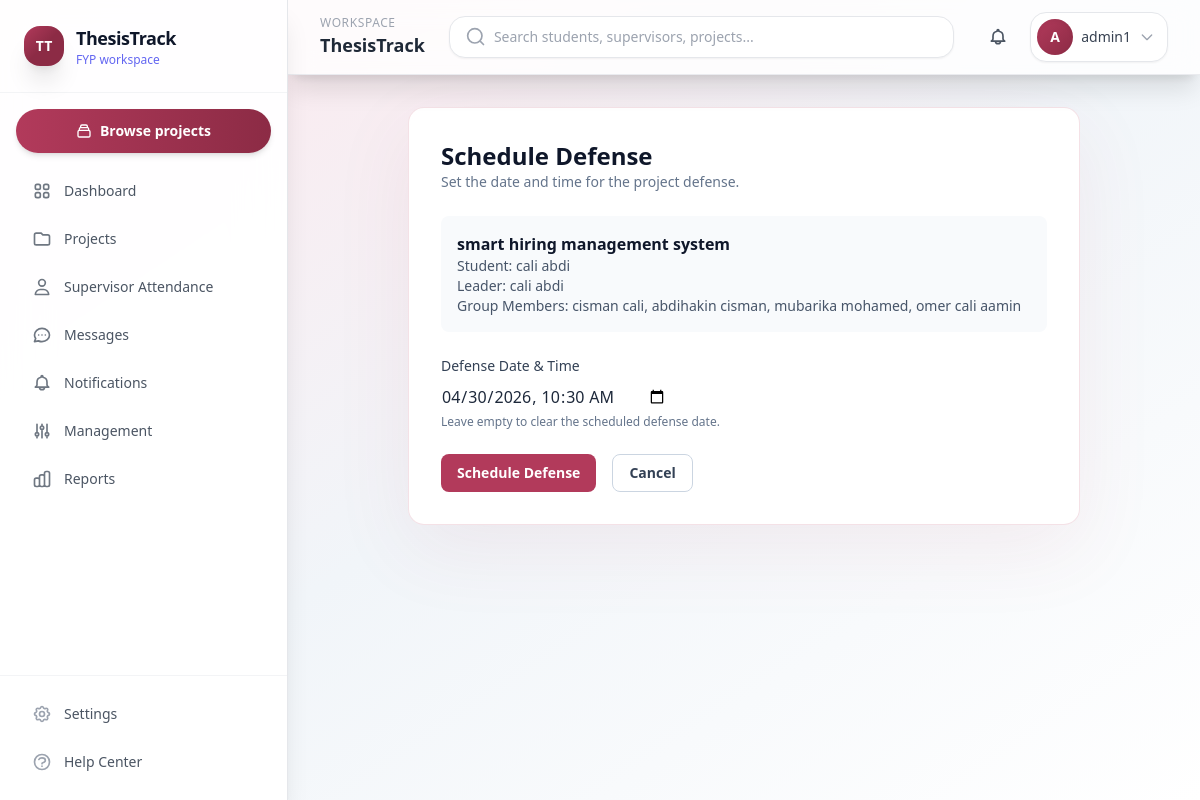
The app's page /projects/admin/project/3/schedule-defense/ (signed in) with its own data.
### users/models.py (models this page shows, shortened)
class User(AbstractUser):
    class Role(models.TextChoices):
        ADMIN = "ADMIN", "Admin"
        SUPERVISOR = "SUPERVISOR", "Supervisor"
        STUDENT = "STUDENT", "Student"
    role = models.CharField(
        max_length=20,
        choices=Role.choices,
        default=Role.STUDENT,
    )

### projects/models.py (models this page shows, shortened)
class Project(models.Model):
    class Status(models.TextChoices):
        PENDING = "PENDING", "Pending"
        APPROVED = "APPROVED", "Approved"
        REJECTED = "REJECTED", "Rejected"
    student = models.OneToOneField(
        settings.AUTH_USER_MODEL,
        on_delete=models.CASCADE,
        related_name="project",
        limit_choices_to={"role": "STUDENT"},
    )
    project_title = models.CharField(max_length=255, blank=True, default="", help_text="Title of the final year project")
    description = models.TextField(blank=True, default="", help_text="Detailed description of the project")
    leader = models.ForeignKey(
        settings.AUTH_USER_MODEL,
        on_delete=models.CASCADE,
        related_name="led_projects",
        limit_choices_to={"role": "STUDENT"},
        help_text="Project leader (can be different from the submitting student)"
    )
    status = models.CharField(
        max_length=20,
        choices=Status.choices,
        default=Status.PENDING,
    )
    defense_date = models.DateTimeField(null=True, blank=True, help_text="Scheduled date and time for project defense")
    created_at = models.DateTimeField(auto_now_add=True)
    updated_at = models.DateTimeField(auto_now=True)

class GroupMember(models.Model):
    project = models.ForeignKey(Project, on_delete=models.CASCADE, related_name="group_members")
    name = models.CharField(max_length=255, help_text="Full name of the group member")
    email = models.EmailField(blank=True, help_text="Email address of the group member (optional)")
    class Meta:
        unique_together = ['project', 'name']

### projects/views.py (the view, shortened to what this page needs)
# urls.py: path("admin/project/<int:pk>/schedule-defense/", DefenseScheduleView.as_view(), name="schedule-defense"),
class DefenseScheduleView(AdminRequiredMixin, FormView):
    form_class = DefenseScheduleForm
    template_name = "projects/defense_form.html"
    success_url = reverse_lazy("projects:project-list")
    def dispatch(self, request, *args, **kwargs):
        self.project = get_object_or_404(Project, pk=kwargs['pk'])
        return super().dispatch(request, *args, **kwargs)
    def get_form(self, form_class=None):
        form = super().get_form(form_class)
        form.initial['defense_date'] = self.project.defense_date
        return form
    def get_context_data(self, **kwargs):
        context = super().get_context_data(**kwargs)
        context['project'] = self.project
        return context

### projects/forms.py
class DefenseScheduleForm(forms.Form):
    defense_date = forms.DateTimeField(
        required=False,
        widget=forms.DateTimeInput(attrs={
            'type': 'datetime-local',
            'class': 'form-input'
        }),
    )

### users/context_processors.py (called while the page is built)
def unread_notification_count(request):
    user = getattr(request, "user", None)
    if not user or not user.is_authenticated:
        return {"unread_notification_count": 0}
    from projects.models import Notification
    return {
        "unread_notification_count": Notification.objects.filter(user=user, is_read=False).count()
        if user.role in {User.Role.ADMIN, User.Role.SUPERVISOR, User.Role.STUDENT}
        else 0
    }

def unread_notification_preview(request):
    user = getattr(request, "user", None)
    if not user or not user.is_authenticated:
        return {"unread_notifications_nav": []}
    unread_qs = Notification.objects.filter(user=user, is_read=False).order_by("-created_at")[:5]
    return {"unread_notifications_nav": unread_qs}

### users/mixins.py (called while the page is built)
    def test_func(self):
        return self.request.user.role in self.allowed_roles or self.request.user.is_superuser

### templates/projects/defense_form.html (shortened to what this page needs)
{% extends "base.html" %}
{% block content %}
<div class="max-w-2xl mx-auto rounded-2xl bg-white/95 p-8 soft-card">
    <div class="mb-6">
        <h2 class="text-2xl font-bold text-slate-900">Schedule Defense</h2>
        <p class="text-sm text-slate-500">Set the date and time for the project defense.</p>
    </div>
    <div class="mb-6 p-4 bg-slate-50 rounded-lg">
        <h3 class="font-semibold text-slate-900">{{ project.project_title }}</h3>
        <p class="text-sm text-slate-600">Student: {{ project.student.get_full_name|default:project.student.username }}</p>
        <p class="text-sm text-slate-600">Leader: {{ project.leader.get_full_name|default:project.leader.username }}</p>
        {% if project.group_members.all %}
            <p class="text-sm text-slate-600">Group Members: {% for member in project.group_members.all %}{{ member.name }}{% if not forloop.last %}, {% endif %}{% endfor %}</p>
        {% endif %}
    </div>
    <form method="post" class="space-y-6">
        <div>
            <label for="{{ form.defense_date.id_for_label }}" class="block text-sm font-medium text-slate-700 mb-2">
                Defense Date & Time
            </label>
            {{ form.defense_date }}
            <p class="mt-1 text-xs text-slate-500">Leave empty to clear the scheduled defense date.</p>
        </div>
        <div class="flex gap-4">
            <button type="submit" class="rounded-lg bg-indigo-600 px-4 py-2 text-sm font-semibold text-white transition hover:bg-indigo-700">
                Schedule Defense
            </button>
            <a href="{% url 'projects:project-list' %}" class="rounded-lg border border-slate-300 px-4 py-2 text-sm font-semibold text-slate-700 transition hover:bg-slate-50">
                Cancel
            </a>
        </div>
    </form>
</div>
{% endblock %}

### templates/partials/navbar.html (shortened to what this page needs)
<header class="sticky top-0 z-30 border-b border-gray-200/80 bg-white/80 shadow-xl backdrop-blur-md">
    <div class="flex flex-col gap-3 px-4 py-3 sm:flex-row sm:items-center sm:justify-between sm:gap-4 lg:px-8">
        <div class="flex items-center gap-3">
            <div class="hidden sm:block">
                <p class="text-xs font-medium uppercase tracking-wider text-gray-400">Workspace</p>
                <h1 class="text-lg font-semibold text-gray-800">ThesisTrack</h1>
            </div>
        </div>
        <div class="w-full flex-1 sm:max-w-xl sm:px-2 lg:max-w-2xl">
            <div
                id="navbarSearchRoot"
                data-search-url="{% url 'projects:search' %}"
                data-search-ajax-url="{% url 'projects:search-ajax' %}"
                class="w-full"
            >
                <form method="get" action="{% url 'projects:search' %}" class="w-full">
                    <div class="relative">
                        <div class="flex items-center gap-2 rounded-2xl border border-gray-200 bg-white px-4 py-2.5 shadow-sm transition-all duration-200 focus-within:border-indigo-300 focus-within:ring-2 focus-within:ring-indigo-500/20">
                            <svg class="h-5 w-5 shrink-0 text-gray-400" fill="none" stroke="currentColor" viewBox="0 0 24 24">
                                <path stroke-linecap="round" stroke-linejoin="round" stroke-width="2" d="M21 21l-4.35-4.35m0 0A7.5 7.5 0 104.5 4.5a7.5 7.5 0 0012.15 12.15z"></path>
                            </svg>
                            <input
                                id="navbarSearchInput"
                                type="text"
                                name="q"
                                placeholder="Search students, supervisors, projects..."
                                autocomplete="off"
                                spellcheck="false"
                                class="w-full bg-transparent text-sm text-gray-600 outline-none placeholder:text-gray-400"
                                value="{{ request.GET.q|default_if_none:'' }}"
                            />
                        </div>
                    </div>
                </form>
            </div>
        </div>
        <div class="flex items-center justify-end gap-2 sm:gap-3">
            <div class="relative">
                <button
                    id="notifToggle"
                    type="button"
                    aria-haspopup="menu"
                    aria-expanded="false"
                    aria-controls="notifMenu"
                    class="relative rounded-2xl p-2.5 text-gray-600 transition-all duration-200 hover:bg-gray-100 hover:shadow-md"
                    onclick="toggleNotificationsMenu()"
                >
                </button>
            </div>
            <div class="relative">
                <button
                    type="button"
                    id="userMenuToggle"
                    onclick="toggleUserMenu()"
                    class="flex items-center gap-2 rounded-2xl border border-gray-200 bg-white py-1.5 pl-1.5 pr-3 shadow-sm transition-all duration-200 hover:border-indigo-200 hover:shadow-md"
                    aria-expanded="false"
                    aria-controls="userMenu"
                >
                    <span class="flex h-9 w-9 items-center justify-center rounded-full bg-gradient-to-br from-indigo-500 to-purple-600 text-sm font-bold text-white shadow-inner">
                        {{ user.username|slice:":1"|upper }}
                    </span>
                    <span class="hidden max-w-[7rem] truncate text-left text-sm font-medium text-gray-700 sm:block">{{ user.username }}</span>
                    <svg class="hidden h-4 w-4 text-gray-400 sm:block" fill="none" stroke="currentColor" viewBox="0 0 24 24"><path stroke-linecap="round" stroke-linejoin="round" stroke-width="2" d="M19 9l-7 7-7-7"/></svg>
                </button>
            </div>
        </div>
    </div>
</header>

### templates/base.html (style rules this page uses)
:root { --brand-50: #fde7ec; --brand-100: #f9d0da; --brand-200: #f4b0c3; --brand-300: #ee89a6; --brand-400: #e85f8b; --brand-500: #B23A5B; --brand-600: #8c2b45; --brand-700: #6d2138; --brand-800: #4c1628; --brand-900: #33101d; }
body { background: linear-gradient(135deg, var(--brand-50) 0%, #ffffff 45%, var(--brand-50) 100%); }
.soft-card { background: rgba(255, 255, 255, 0.95); border: 1px solid rgba(178, 58, 91, 0.15); box-shadow: 0 24px 80px rgba(178, 58, 91, 0.08); border-radius: 1.5rem; }
.bg-indigo-600 { background-color: var(--brand-500) !important; }
[class*="from-indigo-500"] { --tw-gradient-from: var(--brand-500) !important; }
[class*="to-purple-600"] { --tw-gradient-to: var(--brand-600) !important; }

### records on screen
User: username "A", username "admin1"
Project: project_title "smart hiring management system", student.get_full_name "cali abdi", leader.get_full_name "cali abdi"
GroupMember: name "cisman cali"
GroupMember: name "abdihakin cisman"
GroupMember: name "mubarika mohamed"
GroupMember: name "omer cali aamin"
